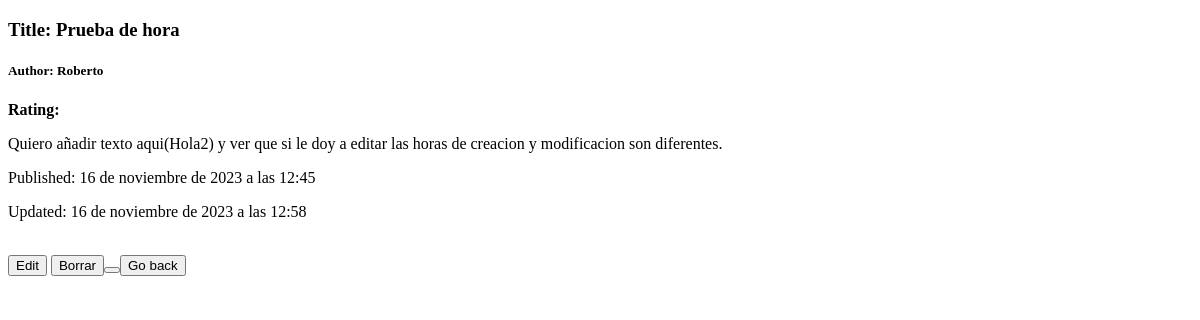
The page /inspect/3 on the database as committed earlier.
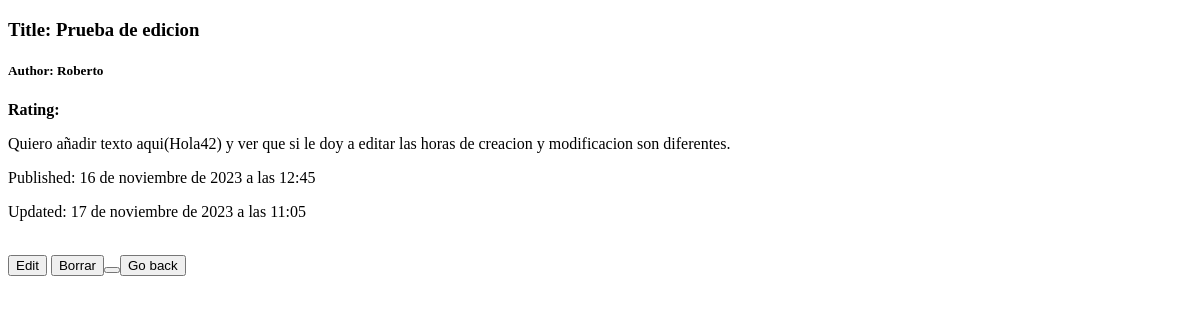
The same page on the database as committed later.
### book/models.py (models this page shows, shortened)
class Book(models.Model):
    title = models.CharField(max_length=50)
    author =  models.CharField(max_length=50)
    rating = models.PositiveBigIntegerField(validators=[MaxValueValidator(5)])
    sinopsis=models.TextField()
    created_at = models.DateTimeField(auto_now_add=True)
    updated_at = models.DateTimeField(auto_now=True)

### book/views.py (the view)
# urls.py: path('inspect/<int:pk>',BookInspect.as_view(),name='book_inspect'),
class BookInspect(DetailView):
    model = Book
    template_name = 'book/book_inspect.html'

### book/templates/book/book_inspect.html (shortened to what this page needs)
<!DOCTYPE html>
<html lang="en">
<head>
</head>
<body>
    <div class="text-center">
        <h3>Title: {{ book.title }}</h3>
        <h5>Author: {{ book.author }}</h5>
        <p><strong>Rating: </strong></p>
        <p>{{ book.sinopsis|linebreaksbr }}</p>
        <p>Published: {{ book.created_at }}</p>
        <p>Updated: {{book.updated_at}}</p>
    </div>
    <div>
        <br>
        <a href="{% url 'book_edit' pk=book.pk %}"><button>Edit</button></a>
        <a href="{% url 'book_delete' pk=book.pk %}"><button>Borrar<button></a>
        <a href="{% url 'book_list' %}"><button>Go back</button></a>
    </div>
</body>
</html>

Rows that differ between the two databases and show on the page:
changed Book "Roberto": title "Prueba de hora" → "Prueba de edicion"; sinopsis "Quiero añadir texto aqui(Hola2) y ver que si le doy a editar las horas de creacion y modificacion son diferentes." → "Quiero añadir texto aqui(Hola42) y ver que si le doy a editar las horas de creacion y modificacion son diferentes."; updated_at "16 de noviembre de 2023 a las 12:58" → "17 de noviembre de 2023 a las 11:05"
